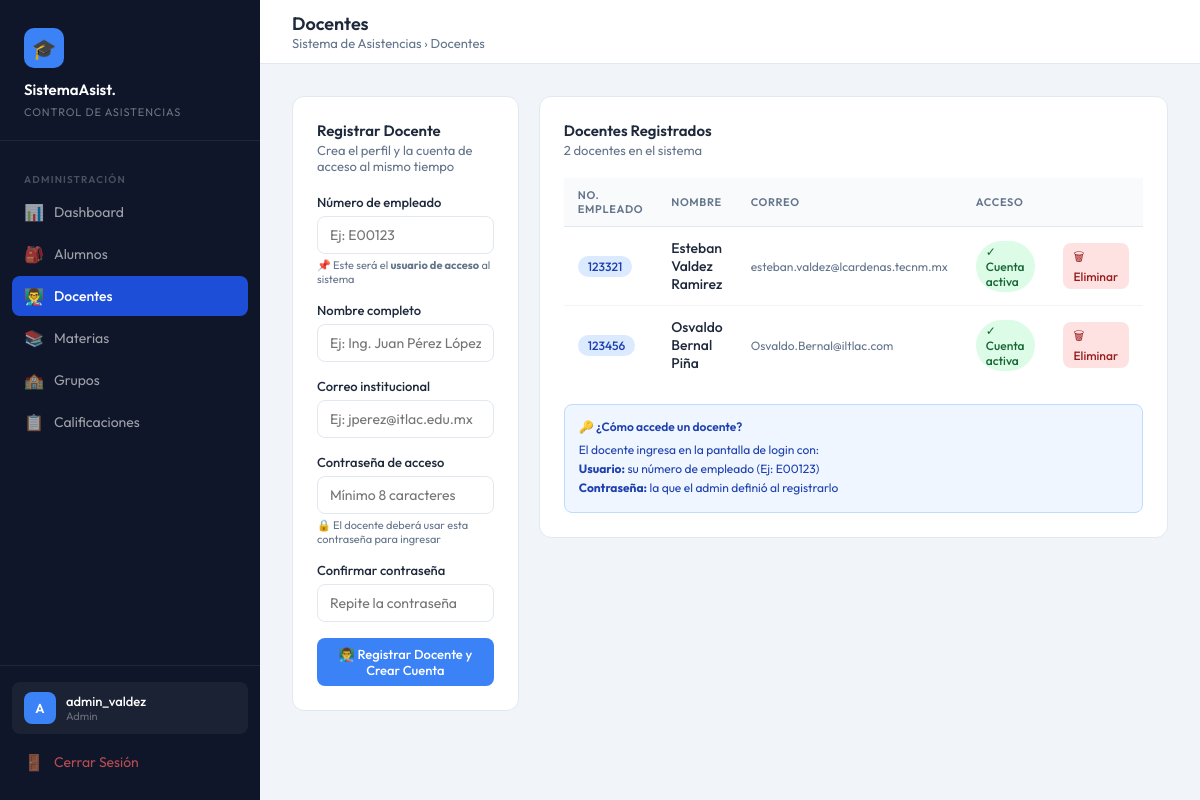
Page /index.php?accion=ver_docentes (signed in) on the committed database.
### tables this page shows
CREATE TABLE `docentes` (
  `id_docente` int(11) NOT NULL,
  `numero_empleado` varchar(20) NOT NULL,
  `nombre` varchar(100) NOT NULL,
  `correo` varchar(100) NOT NULL,
  `id_usuario` int(11) DEFAULT NULL
);

### app/controllers/AdminController.php (called while the page is built, shortened)
<?php
class AdminController {
    private $pdo;
    public function __construct($pdo) { $this->pdo = $pdo; }
    public function verDocentes() {
        $docentes = $this->pdo->query(
            "SELECT d.*, u.nombre_usuario FROM docentes d
             LEFT JOIN usuarios u ON u.id_usuario = d.id_usuario
             ORDER BY d.nombre ASC"
        )->fetchAll(PDO::FETCH_ASSOC);
        require_once BASE_PATH . '/app/views/admin/docentes.php';
    }
}
?>

### app/views/admin/docentes.php (the view, shortened to what this page needs)
<?php
require_once BASE_PATH . '/app/views/layout/sidebar.php';
?>
<div class="grid-2" style="align-items:start;">
  <div class="card">
    <div class="card-header">
      <div>
        <div class="card-title">Registrar Docente</div>
        <div class="card-subtitle">Crea el perfil y la cuenta de acceso al mismo tiempo</div>
      </div>
    </div>
    <form action="index.php?accion=guardar_docente" method="POST">
      <div class="form-group">
        <label class="form-label">Número de empleado</label>
        <input type="text" name="numero_empleado" class="form-control"
               placeholder="Ej: E00123" required maxlength="20">
        <small style="color:#64748b; font-size:11px; margin-top:4px; display:block;">
          📌 Este será el <strong>usuario de acceso</strong> al sistema
        </small>
      </div>
      <div class="form-group">
        <label class="form-label">Nombre completo</label>
        <input type="text" name="nombre" class="form-control"
               placeholder="Ej: Ing. Juan Pérez López" required maxlength="100">
      </div>
      <div class="form-group">
        <label class="form-label">Correo institucional</label>
        <input type="email" name="correo" class="form-control"
               placeholder="Ej: jperez@itlac.edu.mx" required maxlength="100">
      </div>
      <div class="form-group">
        <label class="form-label">Contraseña de acceso</label>
        <input type="password" name="password" class="form-control"
               placeholder="Mínimo 8 caracteres" required minlength="8">
        <small style="color:#64748b; font-size:11px; margin-top:4px; display:block;">
          🔒 El docente deberá usar esta contraseña para ingresar
        </small>
      </div>
      <div class="form-group">
        <label class="form-label">Confirmar contraseña</label>
        <input type="password" name="password_confirm" class="form-control"
               placeholder="Repite la contraseña" required minlength="8">
      </div>
      <button type="submit" class="btn btn-primary" style="width:100%;">
        👨‍🏫 Registrar Docente y Crear Cuenta
      </button>
    </form>
  </div>
  <div class="card">
    <div class="card-header">
      <div>
        <div class="card-title">Docentes Registrados</div>
        <div class="card-subtitle"><?= count($docentes ?? []) ?> docentes en el sistema</div>
      </div>
    </div>
    <?php if (!empty($docentes)): ?>
      <div class="table-wrap">
        <table>
          <thead>
            <tr>
              <th>No. Empleado</th>
              <th>Nombre</th>
              <th>Correo</th>
              <th>Acceso</th>
              <th></th>
            </tr>
          </thead>
          <tbody>
            <?php foreach ($docentes as $d): ?>
              <tr>
                <td>
                  <span class="badge badge-blue">
                    <?= htmlspecialchars($d['numero_empleado'], ENT_QUOTES, 'UTF-8') ?>
                  </span>
                </td>
                <td style="font-weight:500;">
                  <?= htmlspecialchars($d['nombre'], ENT_QUOTES, 'UTF-8') ?>
                </td>
                <td style="font-size:12px; color:#64748b;">
                  <?= htmlspecialchars($d['correo'], ENT_QUOTES, 'UTF-8') ?>
                </td>
                <td>
                  <?php if (!empty($d['id_usuario'])): ?>
                    <span class="badge badge-green">✓ Cuenta activa</span>
                  <?php else: ?>
                    <span class="badge badge-red">Sin cuenta</span>
                  <?php endif; ?>
                </td>
                <td>
                  <a href="index.php?accion=eliminar_docente&id_docente=<?= (int)$d['id_docente'] ?>"
                     class="btn btn-sm" style="background:#fee2e2;color:#991b1b;"
                     onclick="return confirm('¿Eliminar este docente? Sus grupos serán desactivados.')">
                     🗑 Eliminar
                  </a>
                </td>
              </tr>
            <?php endforeach; ?>
          </tbody>
        </table>
      </div>
    <?php endif; ?>
    <div style="margin-top:20px; padding:14px; background:#eff6ff; border-radius:8px; border:1px solid #bfdbfe;">
      <p style="font-size:12px; color:#1e40af; font-weight:600; margin-bottom:6px;">🔑 ¿Cómo accede un docente?</p>
      <p style="font-size:12px; color:#1e40af; line-height:1.6;">
        El docente ingresa en la pantalla de login con:<br>
        <strong>Usuario:</strong> su número de empleado (Ej: E00123)<br>
        <strong>Contraseña:</strong> la que el admin definió al registrarlo
      </p>
    </div>
  </div>
</div>
<?php require_once BASE_PATH . '/app/views/layout/footer.php'; ?>

### app/views/layout/sidebar.php (style rules this page uses)
:root { --sidebar-bg: #0f1629; --sidebar-hover: #1e2d4a; --sidebar-active:#1d4ed8; --accent: #3b82f6; --accent-light: #eff6ff; --success: #10b981; --warning: #f59e0b; --danger: #ef4444; --text-main: #1e293b; --text-muted: #64748b; --border: #e2e8f0; --card-bg: #ffffff; --page-bg: #f1f5f9; --sidebar-w: 260px; }
* { margin:0; padding:0; box-sizing:border-box; }
body { font-family:'Outfit',sans-serif; background:var(--page-bg); color:var(--text-main); display:flex; min-height:100vh; }
.card { background:var(--card-bg); border-radius:12px; border:1px solid var(--border); padding:24px; }
.card-header { display:flex; align-items:center; justify-content:space-between; margin-bottom:20px; }
.card-title { font-size:15px; font-weight:600; }
.card-subtitle { font-size:13px; color:var(--text-muted); margin-top:2px; }
.table-wrap { overflow-x:auto; }
table { width:100%; border-collapse:collapse; font-size:14px; }
thead th { text-align:left; padding:10px 14px; background:#f8fafc; color:var(--text-muted); font-size:11px; font-weight:600; text-transform:uppercase; letter-spacing:.06em; border-bottom:1px solid var(--border); }
tbody td { padding:12px 14px; border-bottom:1px solid #f1f5f9; vertical-align:middle; }
tbody tr:last-child td { border-bottom:none; }
.badge { display:inline-flex; align-items:center; padding:3px 10px; border-radius:999px; font-size:12px; font-weight:500; }
.badge-green { background:#dcfce7;color:#166534; }
.badge-blue { background:#dbeafe;color:#1e40af; }
.btn { display:inline-flex; align-items:center; gap:6px; padding:8px 16px; border-radius:8px; font-family:'Outfit',sans-serif; font-size:13px; font-weight:500; cursor:pointer; border:none; text-decoration:none; transition:all .15s; }
.btn-primary { background:var(--accent);color:#fff; }
.btn-sm { padding:5px 11px;font-size:12px; }
.form-group { margin-bottom:16px; }
.form-label { display:block; font-size:13px; font-weight:500; margin-bottom:6px; }
.form-control { width:100%; padding:9px 12px; border:1px solid var(--border); border-radius:8px; font-family:'Outfit',sans-serif; font-size:14px; color:var(--text-main); transition:border-color .15s; background:#fff; }
.grid-2 { display:grid;grid-template-columns:1fr 1fr;gap:20px; }

### rows in the picture
docentes: numero_empleado "123321", nombre "Esteban Valdez Ramirez", correo "esteban.valdez@lcardenas.tecnm.mx", shows "✓ Cuenta activa"
docentes: numero_empleado "123456", nombre "Osvaldo Bernal Piña", correo "Osvaldo.Bernal@iltlac.com", shows "✓ Cuenta activa"

### other values in the picture
substr($_SESSION['username']??'U',0,1) "A"
$_SESSION['username'] "admin_valdez"
$rol "Admin"
$pageTitle "Docentes"
count($docentes ?? []) "2"
